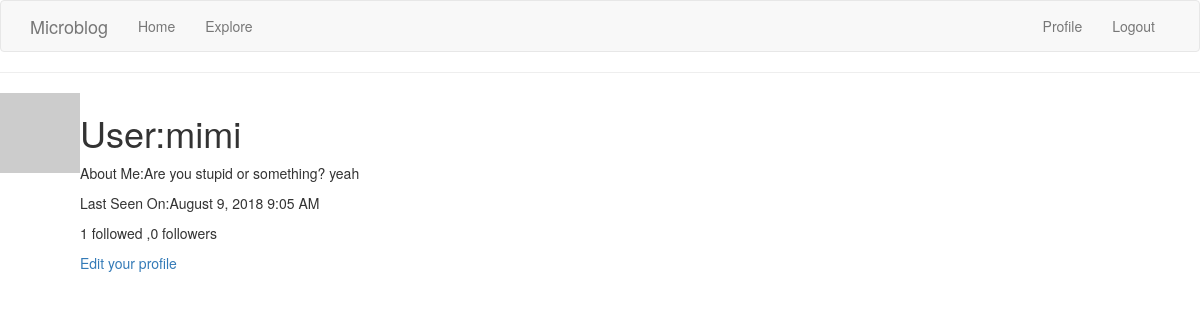
Page /user/mimi (signed in) on the earlier database version.
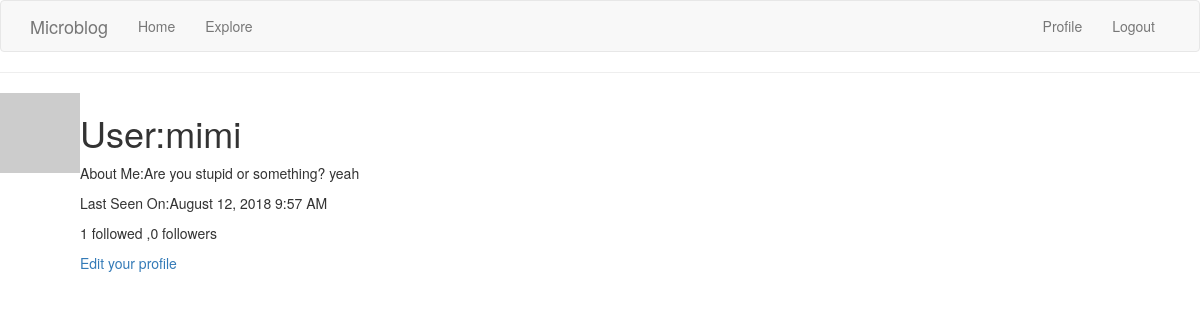
Same page on the later database version.
### app/models.py (models this page shows, shortened)
class User(db.Model, UserMixin):
    def avatar(self, size):
        digest = md5(self.email.lower().encode('utf-8')).hexdigest()
        return 'https://www.gravatar.com/avatar/{}?d=identicon&s={}'.format(digest, size)
    __tablename__ = 'user'
    id = db.Column(db.Integer, primary_key=True)
    name = db.Column(db.String(64), index=True, unique=True)
    email = db.Column(db.String(120), index=True, unique=True)
    password_hash = db.Column(db.String(128))
    about_me = db.Column(db.String(140))
    last_seen = db.Column(db.DateTime, default=datetime.utcnow)
    posts = db.relationship('Post', backref='author', lazy='dynamic',
                            primaryjoin=(Post.user_id == id)
                            )
    followed = db.relationship('User', secondary=followers,
                               primaryjoin=(followers.c.follower_id == id),
                               secondaryjoin=(followers.c.followed_id == id),
                               backref=db.backref('followers', lazy='dynamic'), lazy='dynamic'
                               )

### app/views.py (the view)
@app.route('/user/<name>')
@login_required
def user(name):
    user = User.query.filter_by(name=name).first_or_404()
    posts = [
        {'author': user, 'body': 'Test post #1'},
        {'author': user, 'body': 'Test post #1'}
    ]
    return render_template('user.html', user=user, post=posts)

### app/models.py (called while the page is built)
@login.user_loader
def load_user(id):
    return User.query.get(int(id))

### app/views.py (called while the page is built)
@app.before_request
def before_request():
    if current_user.is_authenticated:
        current_user.last_seen = datetime.utcnow()
        db.session.commit()
    g.locale = str(get_locale())

### app/templates/user.html (shortened to what this page needs)
{% extends "base.html"%}
{% block content %}
<table>
    <tr valign='top'>
        <td><img src="{{user.avatar(128)}}" alt=""></td>
        <td>
            <h1>User:{{user.name}}</h1>
            {% if user.about_me %}
            <p>About Me:{{user.about_me}}</p>
            {% endif %}
            {% if user.last_seen %}
            <p>Last Seen On:{{ moment(user.last_seen).format('LLL') }}</p>
            {% endif %}
            <p>{{ user.followed.count() }} followed ,{{ user.followers.count() }} followers</p>
            {% if user == current_user %}
            <p><a href="{{ url_for('edit_profile') }}">Edit your profile</a></p>
            {% elif not current_user.is_following(user) %}
            <p><a href="{{ url_for('follow', username=user.username) }}">Follow</a></p>
            {% else %}
            <p><a href="{{ url_for('unfollow', username=user.username) }}">Unfollow</a></p>
            {% endif %}
        </td>
    </tr>
    <hr>
</table>
{% endblock %}

Differences in the rows shown:
changed User "mimi": last_seen "August 9, 2018 9:05 AM" → "August 12, 2018 9:57 AM"
